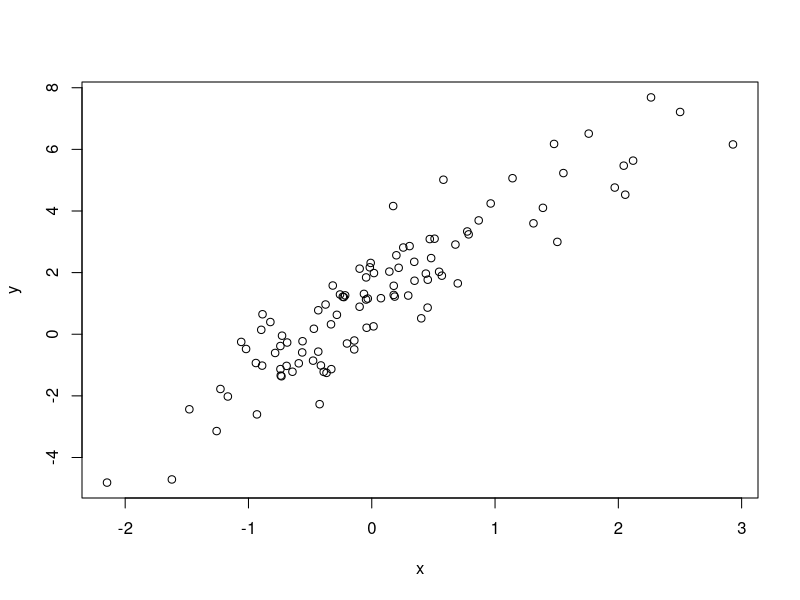

The R script that drew this image:
# select source on save - ensures that all code saved runs line by line

# Analytic Workflows: coding demo
# 
# additional info about the  code that could be useful for collaborators or
# future self ...
# Generate some data, compute linear regression, and produces a figure


# Clear workspace and close all grahics devices ---------------------------
# section headers created using cmd+shift+r
# recommend starting each script with these commands
rm(list = ls())
graphics.off()


# Generate some data ------------------------------------------------------

n <- 100
m <- 2.2
b <- 1.1

x <- rnorm(n=100, mean=0, sd=1) # independent variable
noise <- rnorm(n=100, mean=0, sd=1)
y <- m * x + b + noise

plot(x, y)
